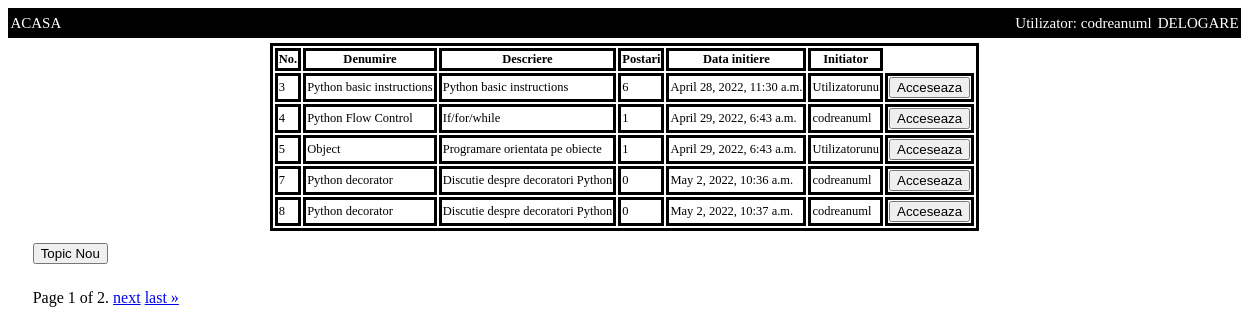
The app's page /tweet/board/1 (signed in) with its own data.
### TWEET/models.py (models this page shows, shortened)
class Topics(models.Model):
	nume=models.CharField(max_length=30)
	descriere=models.CharField(max_length=100)
	board=models.ForeignKey(Board, related_name='topics',on_delete=models.CASCADE,default=None)
	data_initiere=models.DateTimeField()
	utilizator=models.ForeignKey(User,related_name='User_Topic',on_delete=models.CASCADE,default=None)

### TWEET/views.py (the view)
# urls.py: path('board/<int:pk>',TWEET_VIEWS.board,name='board'),
@login_required
def board(request,pk):
	boards_querry=Board.objects.get(pk=pk)
	topic_querry=Topics.objects.filter(board=boards_querry)
	pag_object=Paginator(topic_querry,5)
	page=request.GET.get('page')
	page_obj=pag_object.get_page(page)
	return render(request, 'board.html',{'page_obj':page_obj,'board':boards_querry})

### templates/board.html (shortened to what this page needs)
{% extends 'template.html' %}
{% block content %}
<div class="main_page" >
<table>
	<tr>
		<th>No.
		</th>
		<th>
			Denumire
		</th>
		<th>
			Descriere
		</th>
		<th>
			Postari
		</th>
		<th>
			Data initiere
		</th>
		<th>
			Initiator
		</th>
	</tr>
{% for topic in page_obj %}
	<tr>
		<td>
			{{topic.pk}}
		</td>
		<td>
			{{topic.nume}}
		</td>
		<td>
			{{topic.descriere}}
		</td>
		<td>
			{{topic.posts.all.count}}
		</td>
		<td>
			{{topic.data_initiere}}
		</td>
				<td>
			{{topic.utilizator}}
		</td>
		<td>
			 <form action="{% url 'TWEET:topic' topic.pk  %}" method="get">
                <button type="submit">Acceseaza</button>
             </form>
		</td>
	</tr>
{% endfor %}
</table>
</div>
			<div class="btn_add">
			 <form action="{% url 'TWEET:add_topic' board.pk %}" method="get">
                <button type="submit">Topic Nou</button>
             </form>
         </div>
	<div class="pagination">
    	<span class="step-links">
        <span class="current">
            Page {{ page_obj.number }} of {{ page_obj.paginator.num_pages }}.
        </span>
        {% if page_obj.has_next %}
            <a href="?page={{ page_obj.next_page_number }}">next</a>
            <a href="?page={{ page_obj.paginator.num_pages }}">last &raquo;</a>
        {% endif %}
    </span>
</div>
 {% endblock %}

### templates/template.html (shortened to what this page needs)
{% load static %}
<!DOCTYPE html>
<html>
<head>
    <link href="{% static 'css/style.css' %}" rel="stylesheet" type="text/css">
</head>
<body>
<div class="navbar">
    <div class="left">
    <div class="button_1"><a href="{% url 'TWEET:home' %}" color="white" >ACASA </a> </div>
    </div>
    <div class="right">
    {% if user.is_authenticated %}
        <p class="nume">
        Utilizator: {{user.username}}
        </p>
        <div class="button_2"><a href="{% url 'ACCOUNTS:logout' %}" color="white" >DELOGARE</a> </div>
    {% else %}
        <div class="button_2"><a href="{% url 'ACCOUNTS:login' %}" color="white" >LOGARE</a> </div>
        <div class="button_3"><a href="{% url 'ACCOUNTS:signup' %}" color="white" >INREGISTRARE </a> </div>
    {% endif %}
    </div>
</div>
       {% block content %}
       {% endblock %}
</body>
</html>

### static/css/style.css (style rules this page uses)
.navbar { height: 30px; font-size: 10px; background-color: black; display: flex; align-items: center; justify-content: center; }
.navbar .left { width: 50%; display: flex; justify-content: left; align-items: center; }
.navbar .right { width: 50%; display: flex; justify-content: right; align-items: center; }
.navbar .button_1 { height: 90%; color: white; text-align: center; margin-left : 0.4%; }
.navbar .button_2 { height: 90%; color: white; text-align: center; margin-right : 0.4%; }
.nume { height: 90%; color: white; text-align: center; margin-right : 1%; }
@media screen and (min-width: 601px) { .navbar .button_1 { font-size: 15px; } }
@media screen and (min-width: 601px) { .navbar .button_2 { font-size: 15px; } }
@media screen and (min-width: 601px) { .main_page { font-size: 1vw; } }
@media screen and (min-width: 601px) { .nume { font-size: 15px; } }
.main_page { width: 100%; display: flex; justify-content: center; }
.main_page table { margin-top: 5px; border-style: solid; border-color: black; border-size: 0.5px; }
.main_page th { border-style: solid; border-color:black; border-size: 0.5px; }
.main_page td { border-style: solid; border-color: black; border-size: 0.5px; }
.main_page tr { border-style: solid; border-color: black; border-size: 0.5px; }
.navbar a { color :white ; text-decoration: none; }
.pagination { padding: 2%; width: 100%; display: flex; justify-content: left; }
.btn_add { margin-left: 2%; margin-top: 1%; width: 100%; display: flex; justify-content: left; }

### records on screen
Topics: pk "3", nume "Python basic instructions", descriere "Python basic instructions", posts.all.count "6", data_initiere "April 28, 2022, 11:30 a.m.", utilizator "Utilizatorunu"
Topics: pk "4", nume "Python Flow Control", descriere "If/for/while", posts.all.count "1", data_initiere "April 29, 2022, 6:43 a.m.", utilizator "codreanuml"
Topics: pk "5", nume "Object", descriere "Programare orientata pe obiecte", posts.all.count "1", data_initiere "April 29, 2022, 6:43 a.m.", utilizator "Utilizatorunu"
Topics: pk "7", nume "Python decorator", descriere "Discutie despre decoratori Python", posts.all.count "0", data_initiere "May 2, 2022, 10:36 a.m.", utilizator "codreanuml"
Topics: pk "8", nume "Python decorator", descriere "Discutie despre decoratori Python", posts.all.count "0", data_initiere "May 2, 2022, 10:37 a.m.", utilizator "codreanuml"

### other values on screen
{{ user.username }} "codreanuml"
{{ page_obj.number }} "1"
{{ page_obj.paginator.num_pages }} "2"
